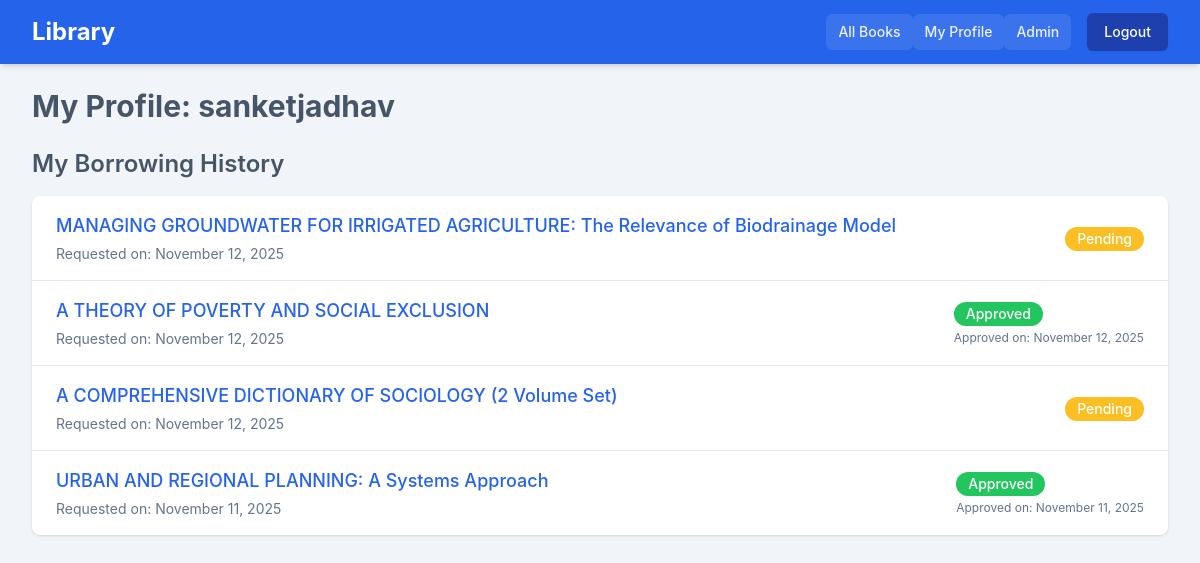
/profile/ (signed in), run on the app's committed database.
### library/models.py (models this page shows, shortened)
class Borrowing(models.Model):
    STATUS_CHOICES = [
        ('PENDING', 'Pending'),
        ('APPROVED', 'Approved'),
        ('REJECTED', 'Rejected'),
        ('RETURNED', 'Returned'), # For future use
    ]
    student = models.ForeignKey(User, on_delete=models.CASCADE, related_name="borrowings")
    book = models.ForeignKey(Book, on_delete=models.CASCADE, related_name="borrowings")
    request_date = models.DateTimeField(auto_now_add=True)
    status = models.CharField(max_length=20, choices=STATUS_CHOICES, default='PENDING')
    approved_date = models.DateTimeField(null=True, blank=True)
    return_date = models.DateTimeField(null=True, blank=True) # Date book is due or returned
    class Meta:
        unique_together = [['student', 'book', 'status']]
        ordering = ['-request_date']

class Book(models.Model):
    title = models.CharField(max_length=500)
    author = models.CharField(max_length=500, null=True, blank=True)
    isbn = models.CharField(max_length=20, unique=True, null=True, blank=True)
    category = models.CharField(max_length=100, null=True, blank=True)
    publication_year = models.IntegerField(null=True, blank=True)
    description = models.TextField(null=True, blank=True)
    is_available = models.BooleanField(default=True)

### library/views.py (the view)
# urls.py: path('profile/', views.student_profile, name='student_profile'),
@login_required
def student_profile(request):
    borrowings = Borrowing.objects.filter(student=request.user).order_by('-request_date')
    return render(request, 'library/student_profile.html', {'borrowings': borrowings})

### library/templates/library/student_profile.html
{% extends 'library/base.html' %}
{% block content %}
<h1 class="text-3xl font-bold mb-6" style="color: #475569;">My Profile: {{ user.username }}</h1>
<h2 class="text-2xl font-semibold mb-4" style="color: #475569;">My Borrowing History</h2>
<div class="bg-white shadow overflow-hidden rounded-lg">
    <ul role="list" class="divide-y" style="border-color: #e2e8f0;">
        {% for borrowing in borrowings %}
        <li class="px-4 py-4 sm:px-6">
            <div class="flex items-center justify-between">
                <div>
                    <p class="text-lg font-medium truncate" style="color: #2563EB;">{{ borrowing.book.title }}</p>
                    <p class="mt-1 text-sm" style="color: #64748b;">Requested on: {{ borrowing.request_date|date:"F j, Y" }}</p>
                </div>
                <div class="ml-4">
                    {% if borrowing.status == 'PENDING' %}
                        <span class="inline-flex items-center px-3 py-0.5 rounded-full text-sm font-medium text-white" style="background-color: #fbbf24;">
                            Pending
                        </span>
                    {% elif borrowing.status == 'APPROVED' %}
                        <span class="inline-flex items-center px-3 py-0.5 rounded-full text-sm font-medium text-white" style="background-color: #22C55E;">
                            Approved
                        </span>
                        <p class="mt-1 text-xs" style="color: #64748b;">Approved on: {{ borrowing.approved_date|date:"F j, Y" }}</p>
                    {% elif borrowing.status == 'REJECTED' %}
                        <span class="inline-flex items-center px-3 py-0.5 rounded-full text-sm font-medium text-white" style="background-color: #E11D48;">
                            Rejected
                        </span>
                    {% elif borrowing.status == 'RETURNED' %}
                         <span class="inline-flex items-center px-3 py-0.5 rounded-full text-sm font-medium text-white" style="background-color: #64748b;">
                            Returned
                        </span>
                    {% endif %}
                </div>
            </div>
        </li>
        {% empty %}
        <li class="px-4 py-4 sm:px-6">
            <p class="text-center py-6" style="color: #64748b;">You have not borrowed or requested any books.</p>
        </li>
        {% endfor %}
    </ul>
</div>
{% endblock %}

### library/templates/library/base.html (shortened to what this page needs)
<!DOCTYPE html>
<html lang="en">
<head>
    <script src="https://cdn.tailwindcss.com"></script>
</head>
<body class="font-sans" style="background-color: #F1F5F9;">
    <nav style="background-color: #2563EB;" class="shadow-md">
        <div class="max-w-7xl mx-auto px-4 sm:px-6 lg:px-8">
            <div class="flex justify-between h-16">
                <div class="flex">
                    <div class="flex-shrink-0 flex items-center">
                        <span class="text-2xl font-bold text-white">Library</span>
                    </div>
                </div>
                <div class="flex items-center">
                    {% if user.is_authenticated %}
                        <a href="{% url 'book_list' %}" class="px-3 py-2 rounded-md text-sm font-medium transition" style="color: rgba(255,255,255,0.9); background-color: rgba(255,255,255,0.1);" onmouseover="this.style.backgroundColor='rgba(30,64,175,0.3)'" onmouseout="this.style.backgroundColor='rgba(255,255,255,0.1)'">All Books</a>
                        <a href="{% url 'student_profile' %}" class="px-3 py-2 rounded-md text-sm font-medium transition" style="color: rgba(255,255,255,0.9); background-color: rgba(255,255,255,0.1);" onmouseover="this.style.backgroundColor='rgba(30,64,175,0.3)'" onmouseout="this.style.backgroundColor='rgba(255,255,255,0.1)'">My Profile</a>
                        {% if user.is_staff %}
                            <a href="{% url 'admin_dashboard' %}" class="px-3 py-2 rounded-md text-sm font-medium transition" style="color: rgba(255,255,255,0.9); background-color: rgba(255,255,255,0.1);" onmouseover="this.style.backgroundColor='rgba(30,64,175,0.3)'" onmouseout="this.style.backgroundColor='rgba(255,255,255,0.1)'">Admin</a>
                        {% endif %}
                        <form action="{% url 'logout' %}" method="post" class="inline">
                            <button type="submit" class="ml-4 px-4 py-2 border border-transparent rounded-md shadow-sm text-sm font-medium text-white transition" style="background-color: #1E40AF;" onmouseover="this.style.backgroundColor='#1E3A8A'" onmouseout="this.style.backgroundColor='#1E40AF'">
                                Logout
                            </button>
                        </form>
                    {% endif %}
                </div>
            </div>
        </div>
    </nav>
    <main class="max-w-7xl mx-auto py-6 px-4 sm:px-6 lg:px-8">
        {% block content %}{% endblock %}
    </main>
</body>
</html>

### data on the page
Borrowing: book "MANAGING GROUNDWATER FOR IRRIGATED AGRICULTURE: The Relevance of Biodrainage Model", request_date "November 12, 2025", status "Pending"
Borrowing: book "A THEORY OF POVERTY AND SOCIAL EXCLUSION", request_date "November 12, 2025", approved_date "November 12, 2025"
Borrowing: book "A COMPREHENSIVE DICTIONARY OF SOCIOLOGY (2 Volume Set)", request_date "November 12, 2025", status "Pending"
Borrowing: book "URBAN AND REGIONAL PLANNING: A Systems Approach", request_date "November 11, 2025", approved_date "November 11, 2025"

### other printed values
{{ user.username }} "sanketjadhav"
